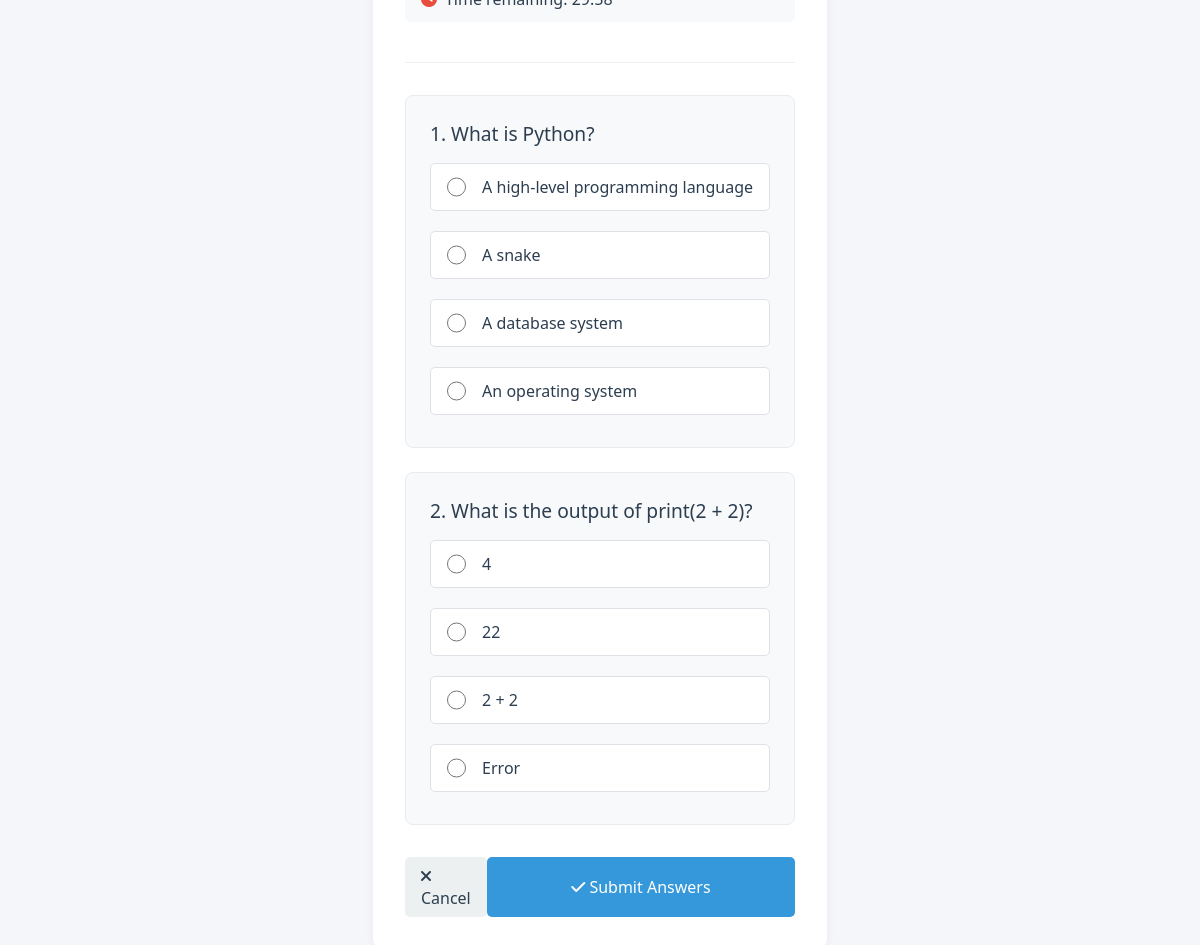
The app's page /take-quiz/1 (signed in) with its own data.
### app.py (models this page shows)
class Question(db.Model):
    id = db.Column(db.Integer, primary_key=True)
    quiz_id = db.Column(db.Integer, db.ForeignKey('quiz.id'), nullable=False)
    question_text = db.Column(db.Text, nullable=False)
    correct_answer = db.Column(db.String(255), nullable=False)
    options = db.relationship('Option', backref='question', lazy=True)

class Option(db.Model):
    id = db.Column(db.Integer, primary_key=True)
    question_id = db.Column(db.Integer, db.ForeignKey('question.id'), nullable=False)
    option_text = db.Column(db.String(255), nullable=False)

### app.py (the view, shortened to what this page needs)
@app.route('/take-quiz/<int:quiz_id>', methods=['GET', 'POST'])
def take_quiz(quiz_id):
    if session.get('role') != 'student':
        return redirect(url_for('login'))
    current_user = User.query.get(session['user_id'])
    quiz = Quiz.query.get_or_404(quiz_id)
    questions = Question.query.filter_by(quiz_id=quiz.id).all()
    if not questions:
        flash('This quiz has no questions yet.', 'error')
        return redirect(url_for('student_dashboard'))
    quiz_questions = []
    for question in questions:
        options = Option.query.filter_by(question_id=question.id).all()
        quiz_questions.append({
            'id': question.id,
            'text': question.question_text,
            'options': options
        })
    return render_template('take_quiz.html', quiz=quiz, questions=quiz_questions, current_user=current_user)

### templates/take_quiz.html (shortened to what this page needs)
<!DOCTYPE html>
<html lang="en">
<head>
    <link rel="stylesheet" href="{{ url_for('static', filename='css/style.css') }}">
    <link rel="stylesheet" href="{{ url_for('static', filename='css/dashboard.css') }}">
    <link rel="stylesheet" href="https://cdnjs.cloudflare.com/ajax/libs/font-awesome/6.0.0-beta3/css/all.min.css">
</head>
<body class="dashboard-body">
    <div class="dashboard-container">
        <div class="quiz-container">
            <div class="quiz-header">
                <div class="timer-container">
                    <i class="fas fa-clock timer-icon"></i>
                    <span id="timer">Time remaining: <span id="time-display">--:--</span></span>
                </div>
            </div>
            <form action="{{ url_for('take_quiz', quiz_id=quiz.id) }}" method="post" id="quiz-form">
                {% for question in questions %}
                    <div class="question-block">
                        <div class="question-text">
                            <span class="question-number">{{ loop.index }}.</span> {{ question.text }}
                        </div>
                        <div class="options-list">
                            {% for option in question.options %}
                                <label class="option-item">
                                    <input type="radio" name="question_{{ question.id }}" value="{{ loop.index0 }}" required>
                                    <span class="option-text">{{ option.option_text }}</span>
                                </label>
                            {% endfor %}
                        </div>
                    </div>
                {% endfor %}
                <div class="quiz-actions">
                    <a href="{{ url_for('student_dashboard') }}" class="btn-secondary"><i class="fas fa-times"></i> Cancel</a>
                    <button type="submit" class="btn-primary"><i class="fas fa-check"></i> Submit Answers</button>
                </div>
            </form>
        </div>
    </div>
</body>
</html>

### static/css/style.css (style rules this page uses)
* { margin: 0; padding: 0; box-sizing: border-box; font-family: 'Segoe UI', Tahoma, Geneva, Verdana, sans-serif; }
body { background: linear-gradient(120deg, #3498db, #8e44ad); height: 100vh; display: flex; align-items: center; justify-content: center; }
label { display: block; margin-bottom: 0.5rem; color: #2c3e50; }
button { width: 100%; padding: 0.8rem; background: #3498db; color: white; border: none; border-radius: 5px; font-size: 1rem; cursor: pointer; transition: background 0.3s; }

### static/css/dashboard.css (style rules this page uses)
.dashboard-body { margin: 0; padding: 0; min-height: 100vh; background: #f5f6fa; display: flex; flex-direction: column; }
.dashboard-container { padding: 2rem; flex-grow: 1; }
.btn-primary, .btn-secondary { padding: 0.5rem 1rem; border-radius: 5px; text-decoration: none; font-weight: 500; transition: background 0.3s; }
.btn-primary { background: #3498db; color: white; }
.btn-secondary { background: #ecf0f1; color: #2c3e50; }

### templates/take_quiz.html (style rules this page uses)
.quiz-container { max-width: 800px; margin: 0 auto; padding: 2rem; background: white; border-radius: 10px; box-shadow: 0 4px 10px rgba(0,0,0,0.05); }
.quiz-header { text-align: center; margin-bottom: 2rem; padding-bottom: 1rem; border-bottom: 1px solid #f0f0f0; }
.question-block { background: #f8f9fa; border-radius: 8px; padding: 1.5rem; margin-bottom: 1.5rem; border: 1px solid #e9ecef; }
.question-text { font-size: 1.2rem; color: #2c3e50; margin-bottom: 1rem; font-weight: 500; }
.options-list { display: flex; flex-direction: column; gap: 0.75rem; }
.option-item { display: flex; align-items: center; gap: 1rem; padding: 0.75rem 1rem; background: white; border: 1px solid #dee2e6; border-radius: 5px; cursor: pointer; transition: all 0.3s; }
.option-item input[type="radio"] { margin: 0; width: 1.2rem; height: 1.2rem; }
.option-text { font-size: 1rem; color: #2c3e50; }
.quiz-actions { display: flex; justify-content: space-between; margin-top: 2rem; }
.timer-container { background: #f8f9fa; padding: 0.75rem 1rem; border-radius: 5px; display: flex; align-items: center; gap: 0.5rem; font-weight: 500; color: #2c3e50; margin-bottom: 1.5rem; }
.timer-icon { color: #e74c3c; }

### records on screen
Question: text "What is Python?"
Option: option_text "A high-level programming language"
Option: option_text "A snake"
Option: option_text "A database system"
Option: option_text "An operating system"
Question: text "What is the output of print(2 + 2)?"
Option: option_text "4"
Option: option_text "22"
Option: option_text "2 + 2"
Option: option_text "Error"
